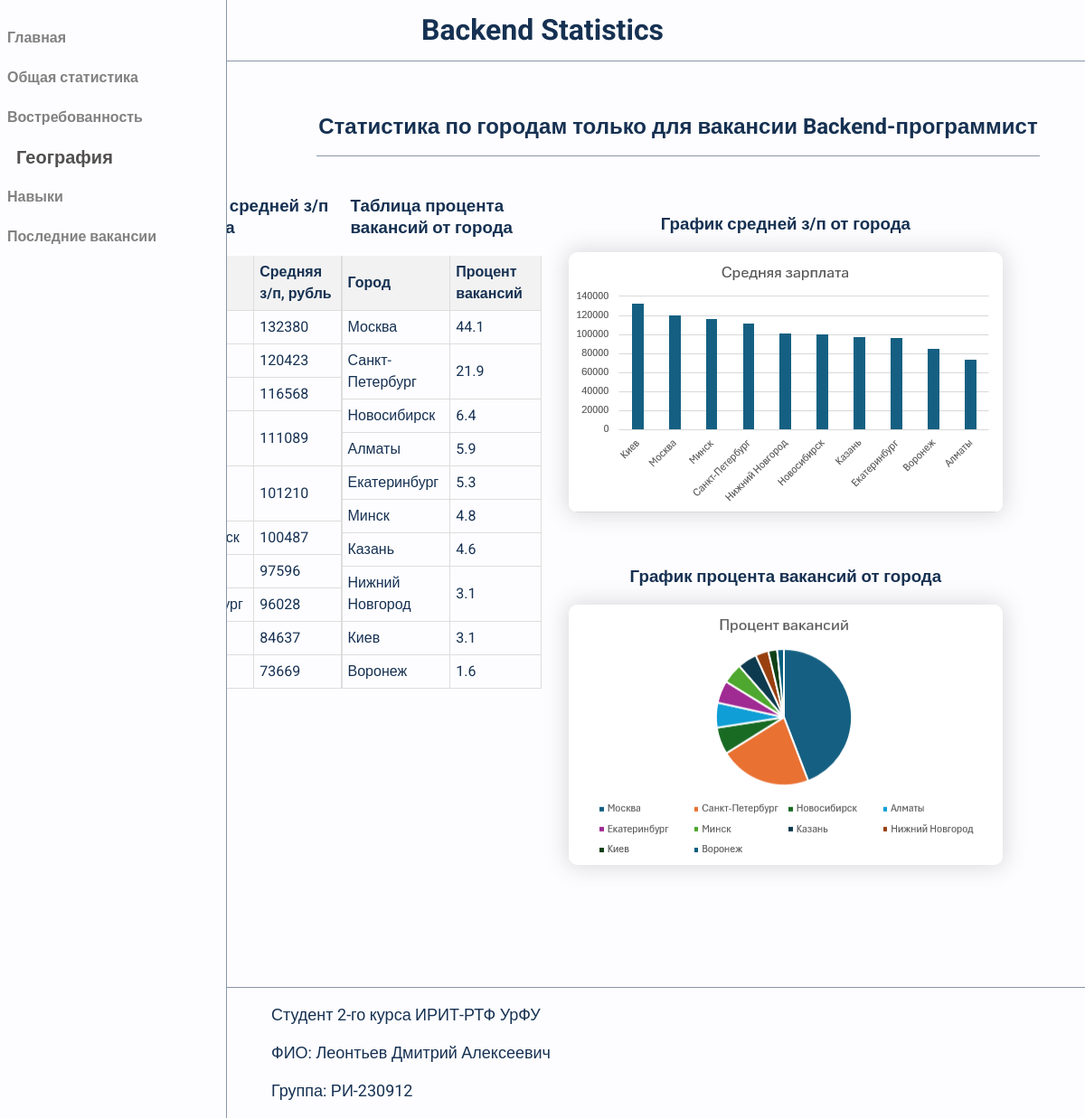
The page /area on the database its author committed.
### course_proj/models.py (models this page shows)
class StatisticCitySalaryOnlyVac(models.Model):
    city = models.CharField("Город",max_length=100)
    salary_avg = models.IntegerField("Средняя з/п")
    class Meta:
        db_table = "stat_city_salary_only_vac"
    pass

class StatisticCityPercentOnlyVac(models.Model):
    city = models.CharField("Город",max_length=100)
    percent = models.FloatField("Процент вакансий")
    class Meta:
        db_table = "stat_city_percent_only_vac"
    pass

### course_proj/views.py (the view)
# urls.py: path('area',views.area_page),
def area_page(request):
    data_statcity_salary_vac = StatisticCitySalaryOnlyVac.objects.all().values()
    data_statcity_percent_vac = StatisticCityPercentOnlyVac.objects.all().values()
    return render(request, "area.html",
                  {
                      'data_statcity_salary_vac':data_statcity_salary_vac,
                      'data_statcity_percent_vac':data_statcity_percent_vac
                  })

### course_proj/templates/area.html (shortened to what this page needs)
<!DOCTYPE html>
<html>
    <head>
        {% load static %}
        <link rel="stylesheet" href="static/css/style.css">
    </head>
    <body>
        <header>
            <h1 class="proj-name">Backend Statistics</h1>
        </header>
        <div class="sidenav">
		    <a href="/">Главная</a>
            <a href="/statistics">Общая статистика</a>
		    <a href="/relevance">Востребованность</a>
		    <a class="active" href="/area">География</a>
            <a href="/skills">Навыки</a>
            <a href="/vacancies">Последние вакансии</a>
	    </div>
        <main>
            <section class="dynamic all">
                <div class="subtitle border">
                    <h2>Статистика по городам только для вакансии Backend-программист</h2>
                </div>
                <div class="dynamic area ">
                    <div class="table-container">
                        <table class = "margin">
                            <h3>Таблица средней з/п от города</h3>
                        <thead >
                            <tr>
                                <th class="year">Город</th>
                                <th>Средняя з/п, рубль</th>
                            </tr>
                        </thead>
                        <tbody>
                            {% for e in data_statcity_salary_vac %}
                                <tr>
                                    <td>{{ e.city }}</td>
                                    <td>{{ e.salary_avg }}</td>
                                </tr>
                            {% endfor %}
                        </tbody>
                    </table>
                    </div>
                    <div class="table-container">
                        <table class = "margin">
                            <h3>Таблица процента вакансий от города</h3>
                        <thead >
                            <tr>
                                <th class="year">Город</th>
                                <th>Процент вакансий</th>
                            </tr>
                        </thead>
                        <tbody>
                            {% for e in data_statcity_percent_vac %}
                                <tr>
                                    <td>{{ e.city }}</td>
                                    <td>{{ e.percent }}</td>
                                </tr>
                            {% endfor %}
                        </tbody>
                    </table>
                    </div>
                    <div class="imgs">
                        <h3>График средней з/п от города</h3>
                        <img class="avg_salary shadow" src="static/imgs/avg_city_back.png" alt="img" width="480" height="288">
                        <h3>График процента вакансий от города</h3>
                        <img class="count shadow" src="static/imgs/percent_city_back.png" alt="img" width="480" height="288">
                    </div>
                </div>
            </section>
        </main>
        <footer>
            <p>Студент 2-го курса ИРИТ-РТФ УрФУ</p>
            <p>ФИО: Леонтьев Дмитрий Алексеевич</p>
            <p>Группа: РИ-230912</p>
        </footer>
    </body>
</html>

### course_proj/static/css/style.css (style rules this page uses)
body { width:auto; margin: 0 auto; font-family: "Roboto", sans-serif; font-size: 16px; line-height: 24px; color: #163152; background-color: #fdfdff; }
header { display:flex; justify-content:center; border-bottom: 1px solid rgba(22, 49, 82, 0.5); }
main { left:100px; margin-left:300px; margin-right:250px; }
div.subtitle { display: flex; justify-content:center; align-items: center; margin: 0 auto ; margin-top: 40px; margin-bottom:10px; width:800px; }
div.subtitle.border { border-bottom: 1px solid rgba(22, 49, 82, 0.5); }
p { font-size:18px; padding:0 0; }
img { border-radius: 10px; margin-bottom:40px; }
img.shadow { box-shadow: 0px 0px 23px 3px rgba(84, 84, 84, 0.2); }
footer { margin-top: 60px; border-top: 1px solid rgba(22, 49, 82, 0.5); }
footer>p { margin-left:300px; }
div.sidenav { height:100%; width:250px; position: fixed; z-index:1; top:0; left:0; background-color:#fdfdff; overflow-x: :hidden; padding-top:20px; border-right: 1px solid rgba(22, 49, 82, 0.5); }
div.sidenav a { padding:10px 8px 10px 8px; text-decoration: none; font-size:16px; font-weight:700; color: #818181; display:block; text-align:start; }
div.sidenav a.active { margin-left:10px; font-size:20px; color: #525050; }
div.dynamic { display:flex; justify-content:center; align-items: center; padding:15px; }
div.dynamic.area { display:flex; justify-content:center; align-items: start; padding:15px; }
table { border-collapse: collapse; width:100%; }
table.margin { margin-right:20px; }
.table-container { display: grid; place-items: center; width:60%; }
th, td { text-align: left; padding: 6px; border-bottom: 1px solid #ddd; border-left:1px solid #ddd; border-right:1px solid #ddd; }
th { background-color: #f2f2f2; }
div.imgs { display: grid; place-items: center; margin:20px; width:600px; }
section.dynamic { margin-left:50px; }

### rows shown on the page
StatisticCitySalaryOnlyVac: salary_avg "132380"
StatisticCitySalaryOnlyVac: salary_avg "120423"
StatisticCitySalaryOnlyVac: salary_avg "116568"
StatisticCitySalaryOnlyVac: salary_avg "111089"
StatisticCitySalaryOnlyVac: salary_avg "101210"
StatisticCitySalaryOnlyVac: salary_avg "100487"
StatisticCitySalaryOnlyVac: salary_avg "97596"
StatisticCitySalaryOnlyVac: salary_avg "96028"
StatisticCitySalaryOnlyVac: salary_avg "84637"
StatisticCitySalaryOnlyVac: salary_avg "73669"
StatisticCityPercentOnlyVac: city "Москва", percent "44.1"
StatisticCityPercentOnlyVac: city "Санкт-Петербург", percent "21.9"
StatisticCityPercentOnlyVac: city "Новосибирск", percent "6.4"
StatisticCityPercentOnlyVac: city "Алматы", percent "5.9"
StatisticCityPercentOnlyVac: city "Екатеринбург", percent "5.3"
StatisticCityPercentOnlyVac: city "Минск", percent "4.8"
StatisticCityPercentOnlyVac: city "Казань", percent "4.6"
StatisticCityPercentOnlyVac: city "Нижний Новгород", percent "3.1"
StatisticCityPercentOnlyVac: city "Киев", percent "3.1"
StatisticCityPercentOnlyVac: city "Воронеж", percent "1.6"
